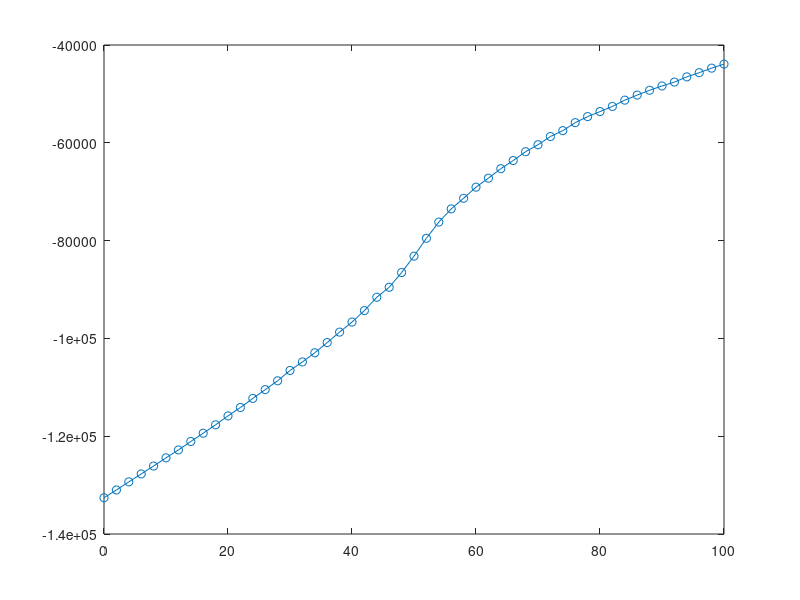
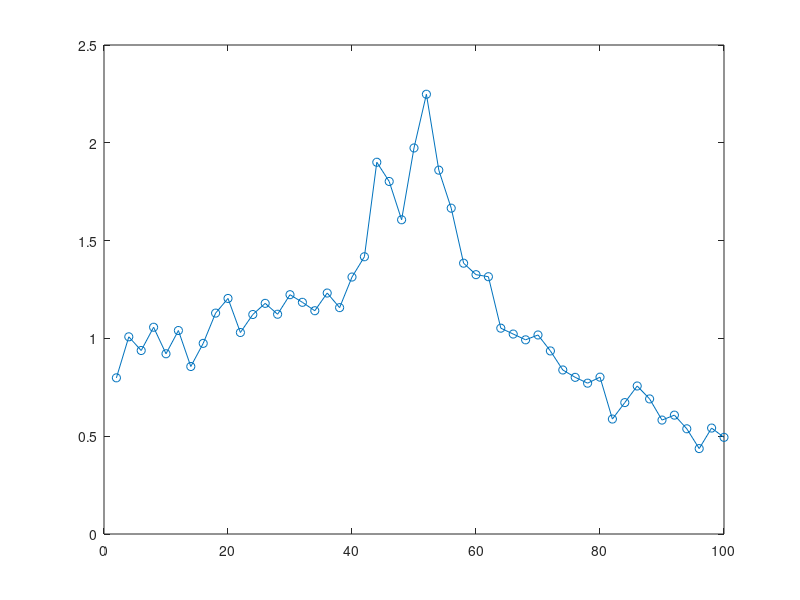
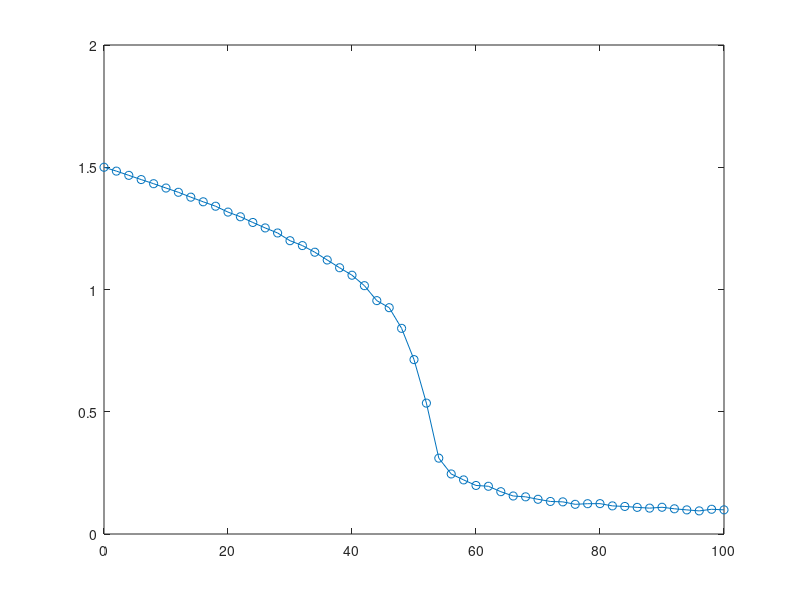

The MATLAB source for these figures, in order:
clc
close all

L = 20;
N = 2*L^2;

T = dlmread('T.txt');
C_v = dlmread('C_v.txt');
C_v = C_v/N;
%X = dlmread('X.txt');
E = dlmread('E.txt');
Mag = dlmread('Mag.txt');

figure
plot(T,E,'o-')
%axis([0,max(T),0,max(E)])

figure
plot(T,C_v,'o-')

figure
plot(T,Mag,'o-')